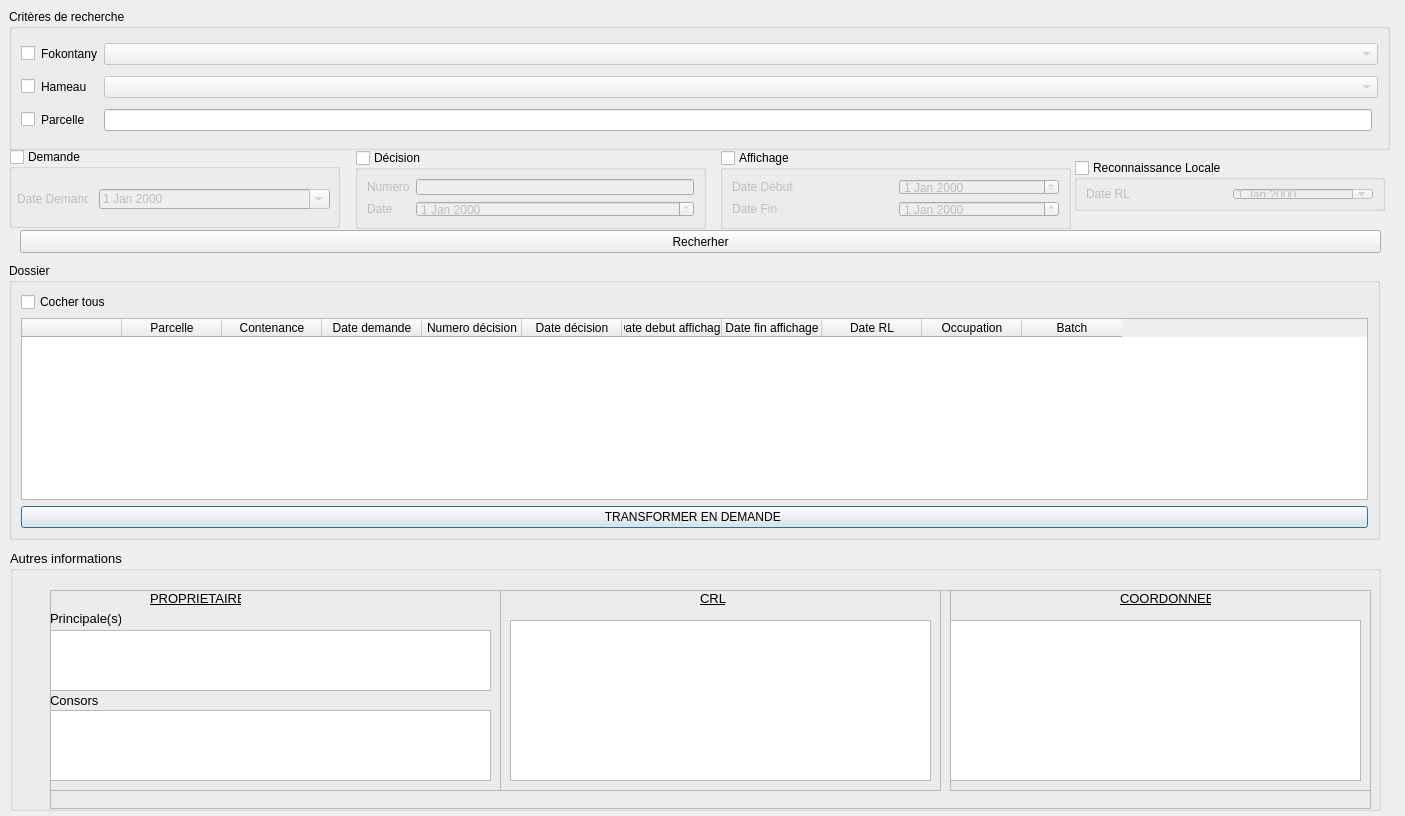
<?xml version="1.0" encoding="UTF-8"?>
<ui version="4.0">
 <class>Dialog</class>
 <widget class="QDialog" name="Dialog">
  <property name="geometry">
   <rect>
    <x>0</x>
    <y>0</y>
    <width>1405</width>
    <height>816</height>
   </rect>
  </property>
   <property name="windowTitle">
    <string>Transformation Demande</string>
   </property>
  <property name="windowIcon">
   <iconset resource="../icons.qrc">
    <normaloff>:/sig/icone/map.png</normaloff>:/sig/icone/map.png</iconset>
  </property>
  <widget class="QGroupBox" name="groupBoxDemande">
   <property name="geometry">
    <rect>
     <x>9</x>
     <y>149</y>
     <width>331</width>
     <height>79</height>
    </rect>
   </property>
   <property name="maximumSize">
    <size>
     <width>16777215</width>
     <height>16777215</height>
    </size>
   </property>
   <property name="title">
    <string>Demande</string>
   </property>
   <property name="checkable">
    <bool>true</bool>
   </property>
   <property name="checked">
    <bool>false</bool>
   </property>
   <widget class="QLabel" name="labelDateRL_2">
    <property name="geometry">
     <rect>
      <x>8</x>
      <y>40</y>
      <width>71</width>
      <height>20</height>
     </rect>
    </property>
    <property name="text">
     <string>Date Demande</string>
    </property>
   </widget>
   <widget class="QDateEdit" name="dateDemande">
    <property name="geometry">
     <rect>
      <x>90</x>
      <y>40</y>
      <width>231</width>
      <height>20</height>
     </rect>
    </property>
    <property name="calendarPopup">
     <bool>true</bool>
    </property>
   </widget>
  </widget>
  <widget class="QGroupBox" name="groupBoxAffichage">
   <property name="geometry">
    <rect>
     <x>720</x>
     <y>150</y>
     <width>351</width>
     <height>79</height>
    </rect>
   </property>
   <property name="title">
    <string>Affichage</string>
   </property>
   <property name="checkable">
    <bool>true</bool>
   </property>
   <property name="checked">
    <bool>false</bool>
   </property>
   <layout class="QGridLayout" name="gridLayout_2">
    <item row="1" column="1">
     <widget class="QDateEdit" name="dateEditFinAffichage"/>
    </item>
    <item row="0" column="1">
     <widget class="QDateEdit" name="dateEditDebutAffichage"/>
    </item>
    <item row="0" column="0">
     <widget class="QLabel" name="label_4">
      <property name="text">
       <string>Date Début</string>
      </property>
     </widget>
    </item>
    <item row="1" column="0">
     <widget class="QLabel" name="label_5">
      <property name="text">
       <string>Date Fin</string>
      </property>
     </widget>
    </item>
   </layout>
  </widget>
  <widget class="QGroupBox" name="groupBoxDecision">
   <property name="geometry">
    <rect>
     <x>355</x>
     <y>150</y>
     <width>351</width>
     <height>79</height>
    </rect>
   </property>
   <property name="sizePolicy">
    <sizepolicy hsizetype="Fixed" vsizetype="Preferred">
     <horstretch>0</horstretch>
     <verstretch>0</verstretch>
    </sizepolicy>
   </property>
   <property name="title">
    <string>Décision</string>
   </property>
   <property name="checkable">
    <bool>true</bool>
   </property>
   <property name="checked">
    <bool>false</bool>
   </property>
   <layout class="QGridLayout" name="gridLayout_3">
    <item row="1" column="0">
     <widget class="QLabel" name="label_7">
      <property name="text">
       <string>Date</string>
      </property>
     </widget>
    </item>
    <item row="0" column="1">
     <widget class="QLineEdit" name="lineEditNumeroDecision"/>
    </item>
    <item row="1" column="1">
     <widget class="QDateEdit" name="dateEditDateDecision"/>
    </item>
    <item row="0" column="0">
     <widget class="QLabel" name="label_6">
      <property name="text">
       <string>Numero</string>
      </property>
     </widget>
    </item>
   </layout>
  </widget>
  <widget class="QGroupBox" name="groupBoxdateRL">
   <property name="geometry">
    <rect>
     <x>1074</x>
     <y>160</y>
     <width>311</width>
     <height>51</height>
    </rect>
   </property>
   <property name="title">
    <string>Reconnaissance Locale</string>
   </property>
   <property name="checkable">
    <bool>true</bool>
   </property>
   <property name="checked">
    <bool>false</bool>
   </property>
   <layout class="QGridLayout" name="gridLayout_6">
    <item row="0" column="0">
     <widget class="QLabel" name="labelDateRL">
      <property name="text">
       <string>Date RL</string>
      </property>
     </widget>
    </item>
    <item row="0" column="1">
     <widget class="QDateEdit" name="dateEditRL">
      <property name="calendarPopup">
       <bool>true</bool>
      </property>
     </widget>
    </item>
   </layout>
  </widget>
  <widget class="QGroupBox" name="groupBox">
   <property name="geometry">
    <rect>
     <x>9</x>
     <y>9</y>
     <width>1381</width>
     <height>141</height>
    </rect>
   </property>
   <property name="title">
    <string>Critères de recherche</string>
   </property>
   <layout class="QGridLayout" name="gridLayout">
    <item row="3" column="1">
     <widget class="QLabel" name="label_Parcelle">
      <property name="text">
       <string>Parcelle</string>
      </property>
     </widget>
    </item>
    <item row="3" column="0">
     <widget class="QCheckBox" name="checkBoxParcelle">
      <property name="text">
       <string/>
      </property>
     </widget>
    </item>
    <item row="0" column="1">
     <widget class="QLabel" name="label_FKT">
      <property name="text">
       <string>Fokontany</string>
      </property>
     </widget>
    </item>
    <item row="1" column="0">
     <widget class="QCheckBox" name="checkBoxHameau">
      <property name="text">
       <string/>
      </property>
     </widget>
    </item>
    <item row="1" column="1">
     <widget class="QLabel" name="label_Hamea">
      <property name="text">
       <string>Hameau</string>
      </property>
     </widget>
    </item>
    <item row="0" column="0">
     <widget class="QCheckBox" name="checkBoxFkt">
      <property name="text">
       <string/>
      </property>
     </widget>
    </item>
    <item row="1" column="2" colspan="2">
     <widget class="QComboBox" name="comboBoxHameau">
      <property name="enabled">
       <bool>false</bool>
      </property>
     </widget>
    </item>
    <item row="0" column="2" colspan="2">
     <widget class="QComboBox" name="comboBoxFokontany">
      <property name="enabled">
       <bool>false</bool>
      </property>
     </widget>
    </item>
    <item row="3" column="2">
     <widget class="QLineEdit" name="lineEditNumeroParcelle"/>
    </item>
   </layout>
  </widget>
  <widget class="QGroupBox" name="groupBoxDossier">
   <property name="geometry">
    <rect>
     <x>9</x>
     <y>263</y>
     <width>1371</width>
     <height>277</height>
    </rect>
   </property>
   <property name="title">
    <string>Dossier</string>
   </property>
   <layout class="QVBoxLayout" name="verticalLayout_3">
    <item>
     <widget class="QCheckBox" name="checkBoxCocherTous">
      <property name="text">
       <string>Cocher tous</string>
      </property>
     </widget>
    </item>
    <item>
     <widget class="QTableWidget" name="tableWidget_dossier">
      <column>
       <property name="text">
        <string/>
       </property>
      </column>
      <column>
       <property name="text">
        <string>Parcelle</string>
       </property>
      </column>
      <column>
       <property name="text">
        <string>Contenance</string>
       </property>
      </column>
      <column>
       <property name="text">
        <string>Date demande</string>
       </property>
      </column>
      <column>
       <property name="text">
        <string>Numero décision</string>
       </property>
      </column>
      <column>
       <property name="text">
        <string>Date décision</string>
       </property>
      </column>
      <column>
       <property name="text">
        <string>Date debut affichage</string>
       </property>
      </column>
      <column>
       <property name="text">
        <string>Date fin affichage</string>
       </property>
      </column>
      <column>
       <property name="text">
        <string>Date RL</string>
       </property>
      </column>
      <column>
       <property name="text">
        <string>Occupation</string>
       </property>
      </column>
      <column>
       <property name="text">
        <string>Batch</string>
       </property>
      </column>
     </widget>
    </item>
    <item>
     <widget class="QPushButton" name="pushButtonTransformerDemande">
      <property name="text">
       <string>TRANSFORMER EN DEMANDE </string>
      </property>
     </widget>
    </item>
   </layout>
  </widget>
  <widget class="QWidget" name="verticalLayoutWidget">
   <property name="geometry">
    <rect>
     <x>10</x>
     <y>550</y>
     <width>1371</width>
     <height>261</height>
    </rect>
   </property>
   <layout class="QVBoxLayout" name="verticalLayout_4">
    <item>
     <widget class="QGroupBox" name="groupBox_2">
      <property name="font">
       <font>
        <pointsize>10</pointsize>
       </font>
      </property>
      <property name="title">
       <string>Autres informations</string>
      </property>
      <widget class="QFrame" name="frame">
       <property name="geometry">
        <rect>
         <x>40</x>
         <y>40</y>
         <width>1321</width>
         <height>219</height>
        </rect>
       </property>
       <property name="frameShape">
        <enum>QFrame::StyledPanel</enum>
       </property>
       <property name="frameShadow">
        <enum>QFrame::Raised</enum>
       </property>
       <widget class="QFrame" name="frame_2">
        <property name="geometry">
         <rect>
          <x>0</x>
          <y>0</y>
          <width>451</width>
          <height>201</height>
         </rect>
        </property>
        <property name="frameShape">
         <enum>QFrame::StyledPanel</enum>
        </property>
        <property name="frameShadow">
         <enum>QFrame::Raised</enum>
        </property>
        <widget class="QLabel" name="label">
         <property name="geometry">
          <rect>
           <x>100</x>
           <y>0</y>
           <width>91</width>
           <height>16</height>
          </rect>
         </property>
         <property name="font">
          <font>
           <pointsize>10</pointsize>
           <weight>50</weight>
           <bold>false</bold>
           <underline>true</underline>
          </font>
         </property>
         <property name="text">
          <string>PROPRIETAIRE</string>
         </property>
        </widget>
        <widget class="QLabel" name="label_10">
         <property name="geometry">
          <rect>
           <x>0</x>
           <y>20</y>
           <width>71</width>
           <height>16</height>
          </rect>
         </property>
         <property name="text">
          <string>Principale(s)</string>
         </property>
        </widget>
        <widget class="QLabel" name="label_11">
         <property name="geometry">
          <rect>
           <x>0</x>
           <y>90</y>
           <width>71</width>
           <height>41</height>
          </rect>
         </property>
         <property name="text">
          <string>Consors</string>
         </property>
        </widget>
        <widget class="QListView" name="listView_principale">
         <property name="geometry">
          <rect>
           <x>0</x>
           <y>40</y>
           <width>441</width>
           <height>61</height>
          </rect>
         </property>
        </widget>
        <widget class="QListView" name="listView_consors">
         <property name="geometry">
          <rect>
           <x>0</x>
           <y>120</y>
           <width>441</width>
           <height>71</height>
          </rect>
         </property>
        </widget>
       </widget>
       <widget class="QFrame" name="frame_3">
        <property name="geometry">
         <rect>
          <x>450</x>
          <y>0</y>
          <width>441</width>
          <height>201</height>
         </rect>
        </property>
        <property name="frameShape">
         <enum>QFrame::StyledPanel</enum>
        </property>
        <property name="frameShadow">
         <enum>QFrame::Raised</enum>
        </property>
        <widget class="QLabel" name="label_8">
         <property name="geometry">
          <rect>
           <x>200</x>
           <y>0</y>
           <width>91</width>
           <height>16</height>
          </rect>
         </property>
         <property name="font">
          <font>
           <pointsize>10</pointsize>
           <weight>50</weight>
           <bold>false</bold>
           <underline>true</underline>
          </font>
         </property>
         <property name="text">
          <string>CRL</string>
         </property>
        </widget>
        <widget class="QListView" name="listView_CRL">
         <property name="geometry">
          <rect>
           <x>10</x>
           <y>30</y>
           <width>421</width>
           <height>161</height>
          </rect>
         </property>
        </widget>
       </widget>
       <widget class="QFrame" name="frame_4">
        <property name="geometry">
         <rect>
          <x>900</x>
          <y>0</y>
          <width>421</width>
          <height>201</height>
         </rect>
        </property>
        <property name="frameShape">
         <enum>QFrame::StyledPanel</enum>
        </property>
        <property name="frameShadow">
         <enum>QFrame::Raised</enum>
        </property>
        <widget class="QLabel" name="label_9">
         <property name="geometry">
          <rect>
           <x>170</x>
           <y>0</y>
           <width>91</width>
           <height>16</height>
          </rect>
         </property>
         <property name="font">
          <font>
           <pointsize>10</pointsize>
           <weight>50</weight>
           <bold>false</bold>
           <underline>true</underline>
          </font>
         </property>
         <property name="text">
          <string>COORDONNEES</string>
         </property>
        </widget>
        <widget class="QListView" name="listView_coordonees">
         <property name="geometry">
          <rect>
           <x>0</x>
           <y>30</y>
           <width>411</width>
           <height>161</height>
          </rect>
         </property>
        </widget>
       </widget>
      </widget>
     </widget>
    </item>
   </layout>
  </widget>
  <widget class="QPushButton" name="pushButtonRechercher">
   <property name="geometry">
    <rect>
     <x>20</x>
     <y>230</y>
     <width>1361</width>
     <height>23</height>
    </rect>
   </property>
   <property name="text">
    <string>Recherher</string>
   </property>
  </widget>
 </widget>
 <resources>
  <include location="../icons.qrc"/>
 </resources>
 <connections/>
</ui>
